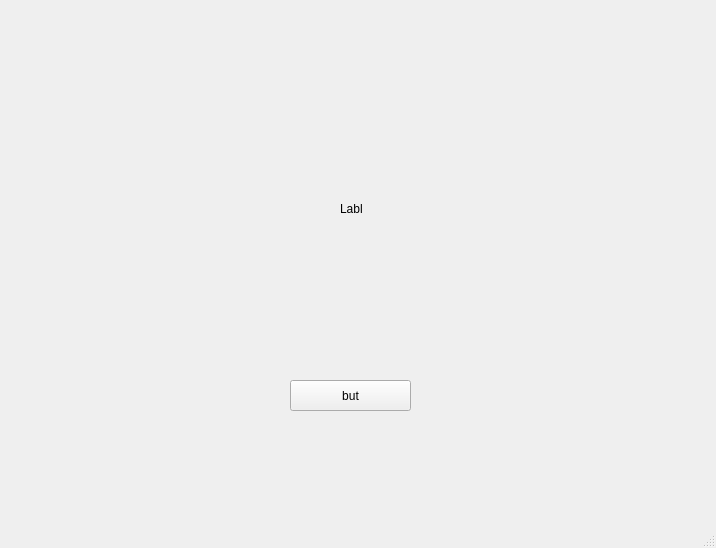
<?xml version="1.0" encoding="UTF-8"?>
<ui version="4.0">
 <class>MainWindow</class>
 <widget class="QMainWindow" name="MainWindow">
  <property name="geometry">
   <rect>
    <x>0</x>
    <y>0</y>
    <width>716</width>
    <height>548</height>
   </rect>
  </property>
  <property name="windowTitle">
   <string>MainWindow</string>
  </property>
  <widget class="QWidget" name="centralwidget">
   <widget class="QPushButton" name="butt1">
    <property name="geometry">
     <rect>
      <x>290</x>
      <y>380</y>
      <width>121</width>
      <height>31</height>
     </rect>
    </property>
    <property name="text">
     <string>but</string>
    </property>
   </widget>
   <widget class="QLabel" name="label">
    <property name="geometry">
     <rect>
      <x>340</x>
      <y>200</y>
      <width>67</width>
      <height>17</height>
     </rect>
    </property>
    <property name="text">
     <string>Labl</string>
    </property>
   </widget>
  </widget>
  <widget class="QMenuBar" name="menubar">
   <property name="geometry">
    <rect>
     <x>0</x>
     <y>0</y>
     <width>716</width>
     <height>22</height>
    </rect>
   </property>
  </widget>
  <widget class="QStatusBar" name="statusbar"/>
 </widget>
 <resources/>
 <connections/>
</ui>
